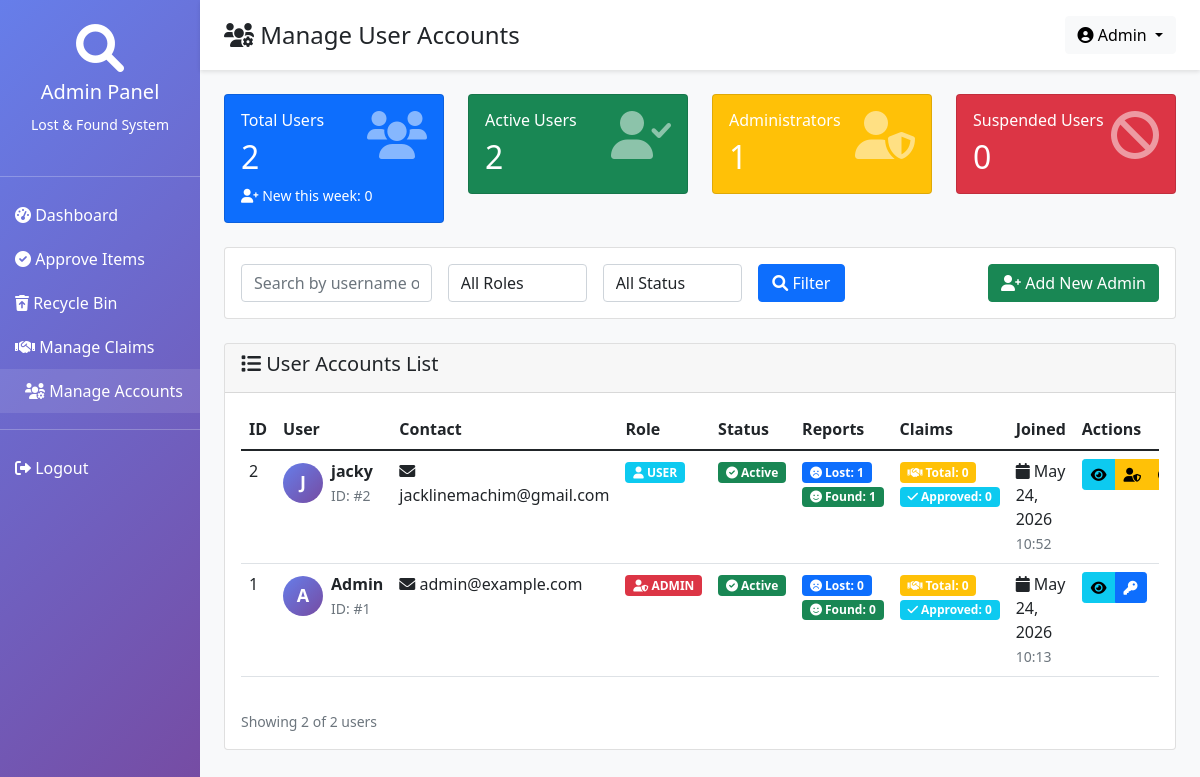
Page /Frontend/Admin/manage_accounts.php (signed in) on the committed database.
### tables this page shows
CREATE TABLE `users` (
  `id` int(11) NOT NULL AUTO_INCREMENT,
  `username` varchar(100) NOT NULL,
  `email` varchar(100) NOT NULL,
  `password` varchar(255) NOT NULL,
  `role` enum('admin','user') DEFAULT 'user',
  `reset_token` varchar(255) DEFAULT NULL,
  `reset_expires` datetime DEFAULT NULL,
  `created_at` timestamp NOT NULL DEFAULT current_timestamp(),
  `is_suspended` tinyint(1) DEFAULT 0,
  `last_login` datetime DEFAULT NULL,
  `last_ip` varchar(45) DEFAULT NULL,
  PRIMARY KEY (`id`),
  UNIQUE KEY `email` (`email`),
  KEY `idx_users_email` (`email`),
  KEY `idx_users_username` (`username`),
  KEY `idx_users_is_suspended` (`is_suspended`),
  KEY `idx_users_role` (`role`)
);

### Frontend/Admin/manage_accounts.php (the view, shortened to what the rows shown need)
<?php
require_once "../../config/db_connect.php";
$page = isset($_GET['page']) ? (int)$_GET['page'] : 1;
$limit = isset($_GET['limit']) ? (int)$_GET['limit'] : 10;
$offset = ($page - 1) * $limit;
$where = "1=1";
$query = "SELECT
            u.*,
            (SELECT COUNT(*) FROM lost_reports WHERE user_id = u.id) as lost_count,
            (SELECT COUNT(*) FROM found_reports WHERE user_id = u.id) as found_count,
            (SELECT COUNT(*) FROM claims WHERE claimant_id = u.id) as claims_count,
            (SELECT COUNT(*) FROM claims WHERE claimant_id = u.id AND status = 'approved') as approved_claims
          FROM users u
          WHERE $where
          ORDER BY u.created_at DESC
          LIMIT $offset, $limit";
$users = mysqli_query($conn, $query);
$stats_query = "SELECT
                  COUNT(*) as total_users,
                  SUM(CASE WHEN role = 'admin' THEN 1 ELSE 0 END) as total_admins,
                  SUM(CASE WHEN role = 'user' THEN 1 ELSE 0 END) as total_users_count,
                  SUM(CASE WHEN is_suspended = 1 THEN 1 ELSE 0 END) as suspended_users,
                  SUM(CASE WHEN created_at >= DATE_SUB(NOW(), INTERVAL 7 DAY) THEN 1 ELSE 0 END) as new_users_week
                FROM users";
$stats_result = mysqli_query($conn, $stats_query);
if(!$stats_result) {
    $stats = [
        'total_users' => 0,
        'total_admins' => 0,
        'total_users_count' => 0,
        'suspended_users' => 0,
        'new_users_week' => 0
    ];
} else {
    $stats = mysqli_fetch_assoc($stats_result);
}
?>
<!DOCTYPE html>
<html lang="en">
<head>
    <link href="https://cdn.jsdelivr.net/npm/bootstrap@5.1.3/dist/css/bootstrap.min.css" rel="stylesheet">
    <link href="https://cdnjs.cloudflare.com/ajax/libs/font-awesome/6.0.0/css/all.min.css" rel="stylesheet">
</head>
<body>
    <div class="container-fluid">
        <div class="row">
            <div class="col-md-10 p-0 main-content">
                <div class="p-4">
                    <div class="row mb-4">
                        <div class="col-md-3">
                            <div class="card stat-card bg-primary text-white">
                                <div class="card-body">
                                    <div class="d-flex justify-content-between">
                                        <div>
                                            <h2 class="mb-0"><?php echo $stats['total_users']; ?></h2>
                                        </div>
                                    </div>
                                </div>
                            </div>
                        </div>
                        <div class="col-md-3">
                            <div class="card stat-card bg-success text-white">
                                <div class="card-body">
                                    <div class="d-flex justify-content-between">
                                        <div>
                                            <h2 class="mb-0"><?php echo $stats['total_users'] - ($stats['suspended_users'] ?? 0); ?></h2>
                                        </div>
                                    </div>
                                </div>
                            </div>
                        </div>
                        <div class="col-md-3">
                            <div class="card stat-card bg-warning text-white">
                                <div class="card-body">
                                    <div class="d-flex justify-content-between">
                                        <div>
                                            <h2 class="mb-0"><?php echo $stats['total_admins']; ?></h2>
                                        </div>
                                    </div>
                                </div>
                            </div>
                        </div>
                        <div class="col-md-3">
                            <div class="card stat-card bg-danger text-white">
                                <div class="card-body">
                                    <div class="d-flex justify-content-between">
                                        <div>
                                            <h2 class="mb-0"><?php echo $stats['suspended_users'] ?? 0; ?></h2>
                                        </div>
                                    </div>
                                </div>
                            </div>
                        </div>
                    </div>
                    <div class="card">
                        <div class="card-body">
                            <div class="table-responsive">
                                <table class="table table-hover">
                                    <thead>
                                        <tr>
                                            <th>ID</th>
                                            <th>User</th>
                                            <th>Contact</th>
                                            <th>Role</th>
                                            <th>Status</th>
                                            <th>Reports</th>
                                            <th>Claims</th>
                                            <th>Joined</th>
                                            <th>Actions</th>
                                        </tr>
                                    </thead>
                                    <tbody>
                                        <?php if(mysqli_num_rows($users) > 0): ?>
                                            <?php while($user = mysqli_fetch_assoc($users)): ?>
                                            <tr>
                                                <td><?php echo $user['id']; ?></td>
                                                <td>
                                                    <div class="d-flex align-items-center">
                                                        <div class="user-avatar me-2">
                                                            <?php echo strtoupper(substr($user['username'], 0, 1)); ?>
                                                        </div>
                                                        <div>
                                                            <strong><?php echo htmlspecialchars($user['username']); ?></strong>
                                                            <br>
                                                            <small class="text-muted">ID: #<?php echo $user['id']; ?></small>
                                                        </div>
                                                    </div>
                                                </td>
                                                <td>
                                                    <i class="fas fa-envelope"></i> <?php echo htmlspecialchars($user['email']); ?>
                                                </td>
                                                <td>
                                                    <span class="badge bg-<?php echo $user['role'] == 'admin' ? 'danger' : 'info'; ?>">
                                                        <i class="fas fa-<?php echo $user['role'] == 'admin' ? 'user-shield' : 'user'; ?>"></i>
                                                        <?php echo strtoupper($user['role']); ?>
                                                    </span>
                                                </td>
                                                <td>
                                                    <?php if(isset($user['is_suspended']) && $user['is_suspended'] == 1): ?>
                                                        <span class="badge bg-danger">
                                                            <i class="fas fa-ban"></i> Suspended
                                                        </span>
                                                    <?php else: ?>
                                                        <span class="badge bg-success">
                                                            <i class="fas fa-check-circle"></i> Active
                                                        </span>
                                                    <?php endif; ?>
                                                </td>
                                                <td>
                                                    <span class="badge bg-primary">
                                                        <i class="fas fa-frown"></i> Lost: <?php echo $user['lost_count']; ?>
                                                    </span>
                                                    <br>
                                                    <span class="badge bg-success mt-1">
                                                        <i class="fas fa-smile"></i> Found: <?php echo $user['found_count']; ?>
                                                    </span>
                                                </td>
                                                <td>
                                                    <span class="badge bg-warning">
                                                        <i class="fas fa-handshake"></i> Total: <?php echo $user['claims_count']; ?>
                                                    </span>
                                                    <br>
                                                    <span class="badge bg-info mt-1">
                                                        <i class="fas fa-check"></i> Approved: <?php echo $user['approved_claims']; ?>
                                                    </span>
                                                </td>
                                                <td>
                                                    <i class="fas fa-calendar"></i>
                                                    <?php echo date('M d, Y', strtotime($user['created_at'])); ?>
                                                    <br>
                                                    <small class="text-muted">
                                                        <?php echo date('H:i', strtotime($user['created_at'])); ?>
                                                    </small>
                                                </td>
                                                <td>
                                                    <div class="btn-group btn-group-sm">
                                                        <button class="btn btn-info" onclick="viewUser(<?php echo $user['id']; ?>)" title="View Details">
                                                            <i class="fas fa-eye"></i>
                                                        </button>
                                                        <?php if($user['id'] != $_SESSION['user_id']): ?>
                                                            <?php if($user['role'] == 'user'): ?>
                                                                <button class="btn btn-warning" onclick="makeAdmin(<?php echo $user['id']; ?>)" title="Make Admin">
                                                                    <i class="fas fa-user-shield"></i>
                                                                </button>
                                                            <?php else: ?>
                                                                <button class="btn btn-secondary" onclick="removeAdmin(<?php echo $user['id']; ?>)" title="Remove Admin">
                                                                    <i class="fas fa-user"></i>
                                                                </button>
                                                            <?php endif; ?>
                                                            <?php if(isset($user['is_suspended']) && $user['is_suspended'] == 1): ?>
                                                                <button class="btn btn-success" onclick="activateUser(<?php echo $user['id']; ?>)" title="Activate">
                                                                    <i class="fas fa-check-circle"></i>
                                                                </button>
                                                            <?php else: ?>
                                                                <button class="btn btn-warning" onclick="suspendUser(<?php echo $user['id']; ?>)" title="Suspend">
                                                                </button>
                                                            <?php endif; ?>
                                                        <?php endif; ?>
                                                        <button class="btn btn-primary" onclick="resetPassword(<?php echo $user['id']; ?>)" title="Reset Password">
                                                            <i class="fas fa-key"></i>
                                                        </button>
                                                    </div>
                                                </td>
                                            </tr>
                                            <?php endwhile; ?>
                                        <?php endif; ?>
                                    </tbody>
                                </table>
                            </div>
                        </div>
                    </div>
                </div>
            </div>
        </div>
    </div>
</body>
</html>

### rows in the picture
users: id "2", username "J", username "jacky", email "jacklinemachim@gmail.com", role "USER", is_suspended 0 (drawn), lost_count "1", found_count "1", claims_count "0", approved_claims "0", created_at "May 24, 2026", created_at "10:52"
users: id "1", username "A", username "Admin", email "admin@example.com", role "ADMIN", is_suspended 0 (drawn), lost_count "0", found_count "0", claims_count "0", approved_claims "0", created_at "May 24, 2026", created_at "10:13"

### other values in the picture
$_SESSION['username'] "Admin"
$stats['total_users'] "2"
$stats['new_users_week'] "0"
$stats['total_users'] - ($stats['suspended_users'] ?? 0) "2"
$stats['total_admins'] "1"
$stats['suspended_users'] "0"
mysqli_num_rows($users) "2"
$total_users "2"
